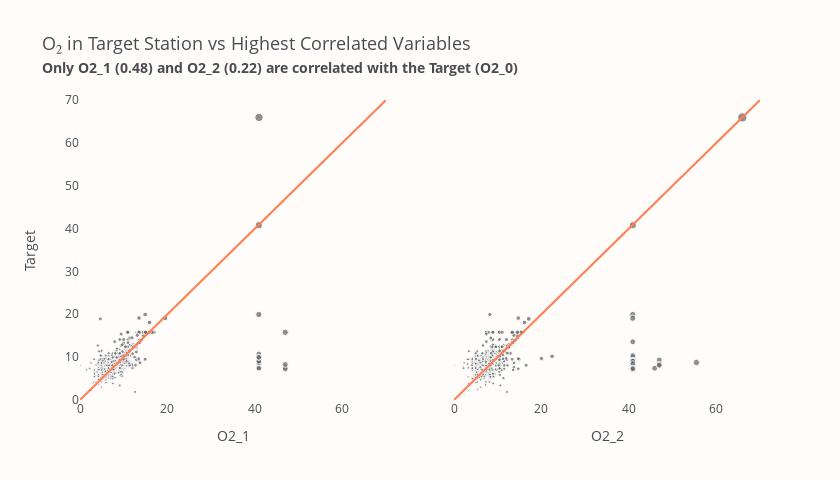

Notebook code for this chart:
### Markdown cell above
<p style="
    font-size: 20px;
    font-family: 'JetBrains Mono';
    color: #4A4B52;
    border-bottom: 2px solid #FF7F51;
">
    <b>Hierarchical Clustering</b> 📜
</p>

<p style="
    font-size: 16px;
    font-family: 'JetBrains Mono';
    text-align: justify;
    text-justify: inter-word;
">
    Here, we should remember that we rely on the <b>Pearson</b> correlation. It measures linear dependency, and it's computed on actual values. However, we could have used, for example, the <b>Spearman</b> correlation, which is based on ranks and measures monotonic relations. Apart from that, we chose the <code>complete</code> method in the <code>linkage()</code> function, and if you take a different method, you can get different results.<br><br>
    <b>In this specific example, we see that features are rather in the long distance, which indicates weak relations. Nevertheless, we can spot that clusters are made between variables for nearby located stations (for example third and fourth, first and second, etc.).</b> It means that stations that are close to each other are probably good predictors for the variable from the nearby station. For example, <code>NO3_1</code> is a good predictor for the <code>NO3_2</code>, and so on.<br><br>
    Now, it's time to have a look at scatter plots of the <code>target</code>, <code>O2_1</code> and <code>O2_2</code>.
</p>

### Code cell
fig = make_subplots(rows=1, cols=2, y_title="Target", shared_yaxes=True)
fig.update_annotations(font_size=14)

for col, component in enumerate(("O2_1", "O2_2"), start=1):
    fig.add_scatter(
        name=component,
        x=train[component],
        y=train.target,
        mode="markers",
        marker_size=np.sqrt(train.target + train[component]) * 0.8,
        marker=dict(color="#6B6A6A", symbol="circle", opacity=0.75),
        hovertemplate="Feature=%{x}<br>Target=%{y}",
        showlegend=False,
        row=1,
        col=col,
    )
    fig.add_scatter(
        name="Perfect Covering",
        x=[0, 70],
        y=[0, 70],
        mode="lines",
        marker=dict(color="#FF7F51"),
        showlegend=False,
        row=1,
        col=col,
    )
    fig.update_xaxes(showgrid=False, col=col, title=component, title_font_size=14, range=[0, 70])
    fig.update_yaxes(showgrid=False, col=col, range=[0, 70])

fig.update_layout(
    title="O\u2082 in Target Station vs Highest Correlated Variables<br>"
    "<span style='font-size: 75%; font-weight: bold;'>"
    "Only O2_1 (0.48) and O2_2 (0.22) are correlated with the Target (O2_0)</span>",
    font_color=FONT_COLOR,
    title_font_size=18,
    plot_bgcolor=BACKGROUND_COLOR,
    paper_bgcolor=BACKGROUND_COLOR,
    width=840,
    height=480,
)
fig.show()

### Figure 1 — Plotly figure (JSON) as saved in the notebook; plotly's stock layout.template omitted (floating-point values rounded to 4 significant figures; data arrays with more than 128 entries replaced by an {"elided": "..."} marker saying what was removed)
{"data": [{"hovertemplate": "Feature=%{x}<br>Target=%{y}", "marker": {"color": "#6B6A6A", "opacity": 0.75, "size": {"elided": "3498 float values"}, "symbol": "circle"}, "mode": "markers", "name": "O2_1", "showlegend": false, "type": "scatter", "x": {"elided": "3498 float values"}, "xaxis": "x", "y": {"elided": "3498 float values"}, "yaxis": "y"}, {"marker": {"color": "#FF7F51"}, "mode": "lines", "name": "Perfect Covering", "showlegend": false, "type": "scatter", "x": [0, 70], "xaxis": "x", "y": [0, 70], "yaxis": "y"}, {"hovertemplate": "Feature=%{x}<br>Target=%{y}", "marker": {"color": "#6B6A6A", "opacity": 0.75, "size": {"elided": "3498 float values"}, "symbol": "circle"}, "mode": "markers", "name": "O2_2", "showlegend": false, "type": "scatter", "x": {"elided": "3498 float values"}, "xaxis": "x2", "y": {"elided": "3498 float values"}, "yaxis": "y2"}, {"marker": {"color": "#FF7F51"}, "mode": "lines", "name": "Perfect Covering", "showlegend": false, "type": "scatter", "x": [0, 70], "xaxis": "x2", "y": [0, 70], "yaxis": "y2"}], "layout": {"annotations": [{"font": {"size": 14}, "showarrow": false, "text": "Target", "textangle": -90, "x": 0, "xanchor": "right", "xref": "paper", "xshift": -40, "y": 0.5, "yanchor": "middle", "yref": "paper"}], "font": {"color": "#4A4B52"}, "height": 480, "paper_bgcolor": "#FFFCFA", "plot_bgcolor": "#FFFCFA", "title": {"font": {"size": 18}, "text": "O₂ in Target Station vs Highest Correlated Variables<br><span style='font-size: 75%; font-weight: bold;'>Only O2_1 (0.48) and O2_2 (0.22) are correlated with the Target (O2_0)</span>"}, "width": 840, "xaxis": {"anchor": "y", "domain": [0, 0.45], "range": [0, 70], "showgrid": false, "title": {"font": {"size": 14}, "text": "O2_1"}}, "xaxis2": {"anchor": "y2", "domain": [0.55, 1], "range": [0, 70], "showgrid": false, "title": {"font": {"size": 14}, "text": "O2_2"}}, "yaxis": {"anchor": "x", "domain": [0, 1], "range": [0, 70], "showgrid": false}, "yaxis2": {"anchor": "x2", "domain": [0, 1], "matches": "y", "range": [0, 70], "showgrid": false, "showticklabels": false}}}
